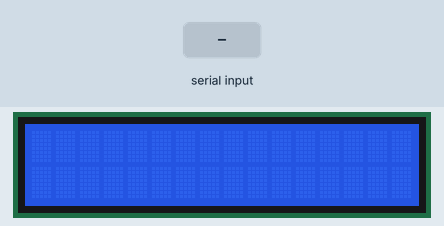
The sketch below on a simulated ESP32. On the bench: 16×2 character LCD. The inputs (shaded band) are chosen by the test bench. What the sketch prints to the serial monitor is not drawn.

Above: at 1.2 s.
1.3 s: "W\n" received over Serial
At 2.5 s:
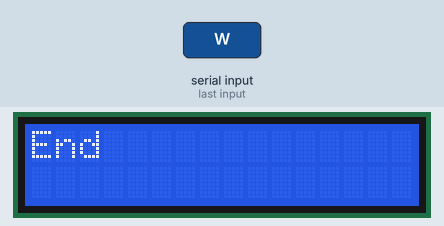
2.8 s: "Y\n" received over Serial
At 3.9 s:
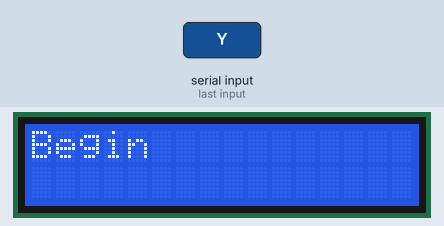
Timing chart, 0 to 5.8 s (numbered marks = the images above; inputs shaded):
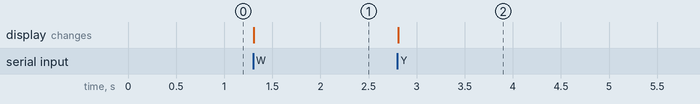

The sketch:

serilal_esp32_disp.ino
```cpp
#include <LiquidCrystal_I2C.h>
int dados;
int crt=0;
String buf;
int i=0;

int lcdColumns = 16;
int lcdRows = 2;

 LiquidCrystal_I2C lcd(0x27, lcdColumns, lcdRows);

void setup()
{
  lcd.init();
  lcd.backlight();

 Serial.begin(9600);

}

void loop()
{

 if (Serial.available()>0)
 {
    dados = Serial.read();

      if(dados == 'W')
      {
        crt=0;
        Serial.print('W');
        Serial.print(buf);
        lcd.clear();
        lcd.setCursor(0, 0);
        lcd.print("End");
        buf="";
      }

      if(crt==1)
      {
        buf+=char(dados);
        buf.replace(" ", "");
        buf.replace("\n", "");
        buf.replace("'", "");
      }

      if(dados == 'Y')
      {
        crt=1;
        Serial.print('Y');
        lcd.clear();
        lcd.setCursor(0, 0);
        lcd.print("Begin");
      }

 }

}
```

Measured:
- after the input at 1.3 s, the display: changes at once (image 1)
- after the input at 2.8 s, the display: changes at once (image 2)
